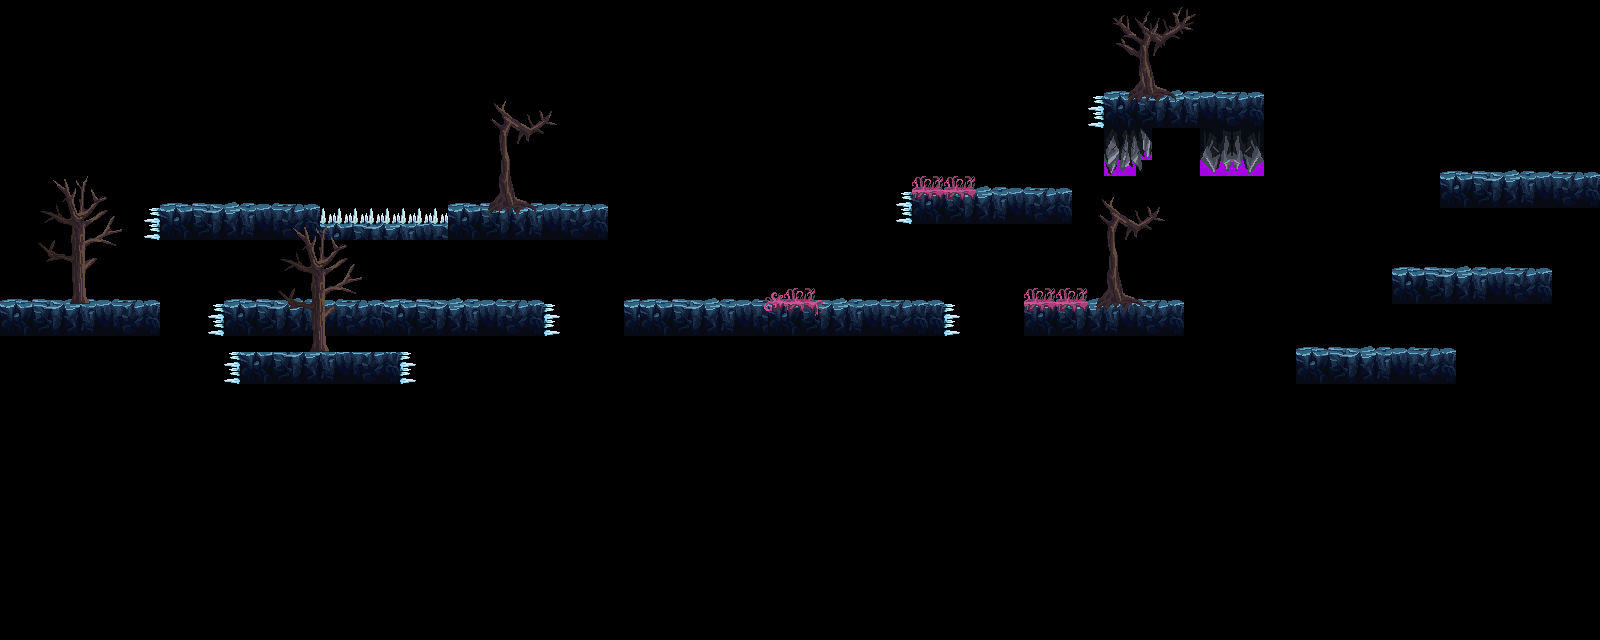

A level layout from a 2D game, rendered from its tile map. Below: a short description, then the map file with tile-grid data replaced by summaries:
An orthogonal 100x40 tile map with 16x16 px tiles, 3 tile layers (platforms_colliders, platforms, environment).

<map version="1.5" tiledversion="1.7.2" orientation="orthogonal" renderorder="right-down" width="100" height="40" tilewidth="16" tileheight="16" infinite="0" nextlayerid="4" nextobjectid="1">
 <tileset firstgid="1" source="main_lev_build_1.tsx" />
 <layer id="3" name="platforms_colliders" width="100" height="40">
  <data>[4000 cells, 308 non-empty, 4 distinct tile ids]</data>
 </layer>
 <layer id="1" name="platforms" width="100" height="40">
  <data>[4000 cells, 442 non-empty, 36 distinct tile ids]</data>
 </layer>
 <layer id="2" name="environment" width="100" height="40">
  <data>[4000 cells, 265 non-empty, 169 distinct tile ids]</data>
 </layer>
</map>
